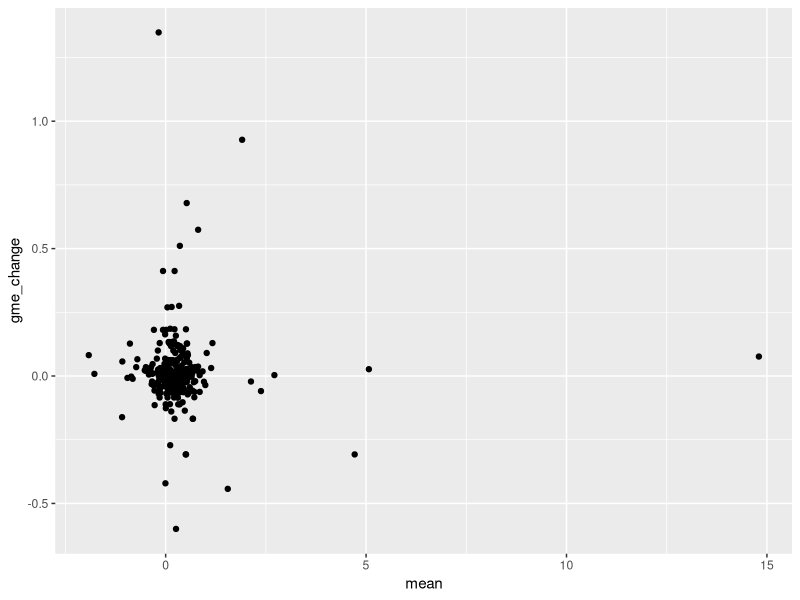

R code for this plot:
#----Librarys
library(tidyverse)


#---- group all data


gme_sap = read_csv(file = "Stock_Data.csv")
sentiment = read_csv(file = "sentiment_frame_no_lag.csv")
sentiment = sentiment %>% select(-Date)
sentiment = sentiment[,-1]

full_data = inner_join(gme_sap, sentiment, by = c ("Date" = "day_to_pred"))

full_data = full_data %>% select(-c(Close.x, lag, Close.y, lag1, lag2,lag3))


#---- Regression
lm_reg = lm(formula = gme_change~mean +sum_com + mean*sum_com, data = full_data)

lm_reg_controlls = lm(formula = gme_change~mean +sum_com + mean*sum_com + sp_change  +lag(sp_change,1) + lag(sp_change, 2) + lag(sp_change, 3), 
            data = full_data)

summary(lm_reg_controlls)

ggplot(data = full_data) + geom_point(mapping = aes(x=mean, y = gme_change))
